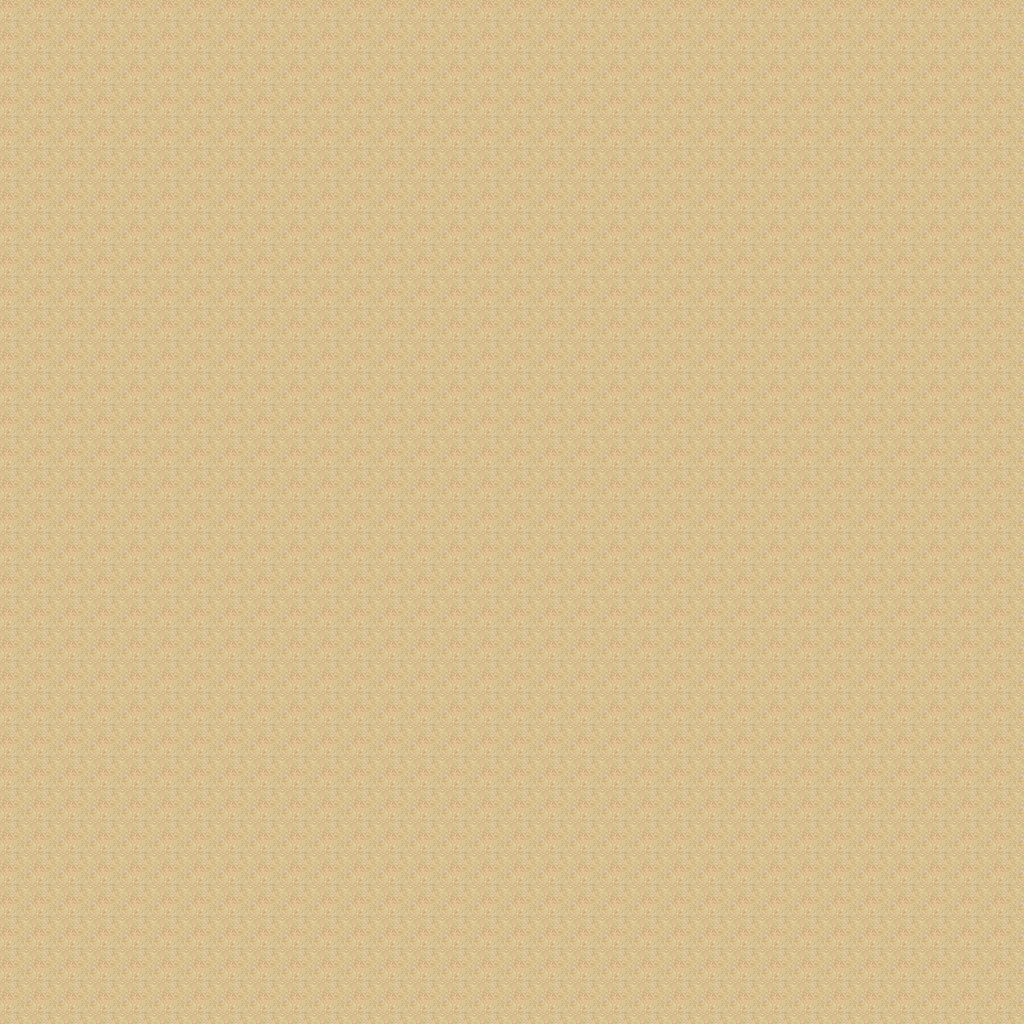

This game map was drawn from its Tiled (.tmx) file and the tilesets committed beside it. A one-line description and the trimmed map source follow:
An orthogonal 32x32 tile map with 32x32 px tiles, 1 tile layer (Tile Layer 1).

<map version="1.0" orientation="orthogonal" renderorder="right-down" width="32" height="32" tilewidth="32" tileheight="32" nextobjectid="1">
 <tileset firstgid="1" name="desert_5" tilewidth="32" tileheight="32" tilecount="48">
  <image source="../Images/map/desert_5.png" width="256" height="192" />
 </tileset>
 <layer name="Tile Layer 1" width="32" height="32">
  <data>[1024 cells, 1024 non-empty, 4 distinct tile ids]</data>
 </layer>
</map>
